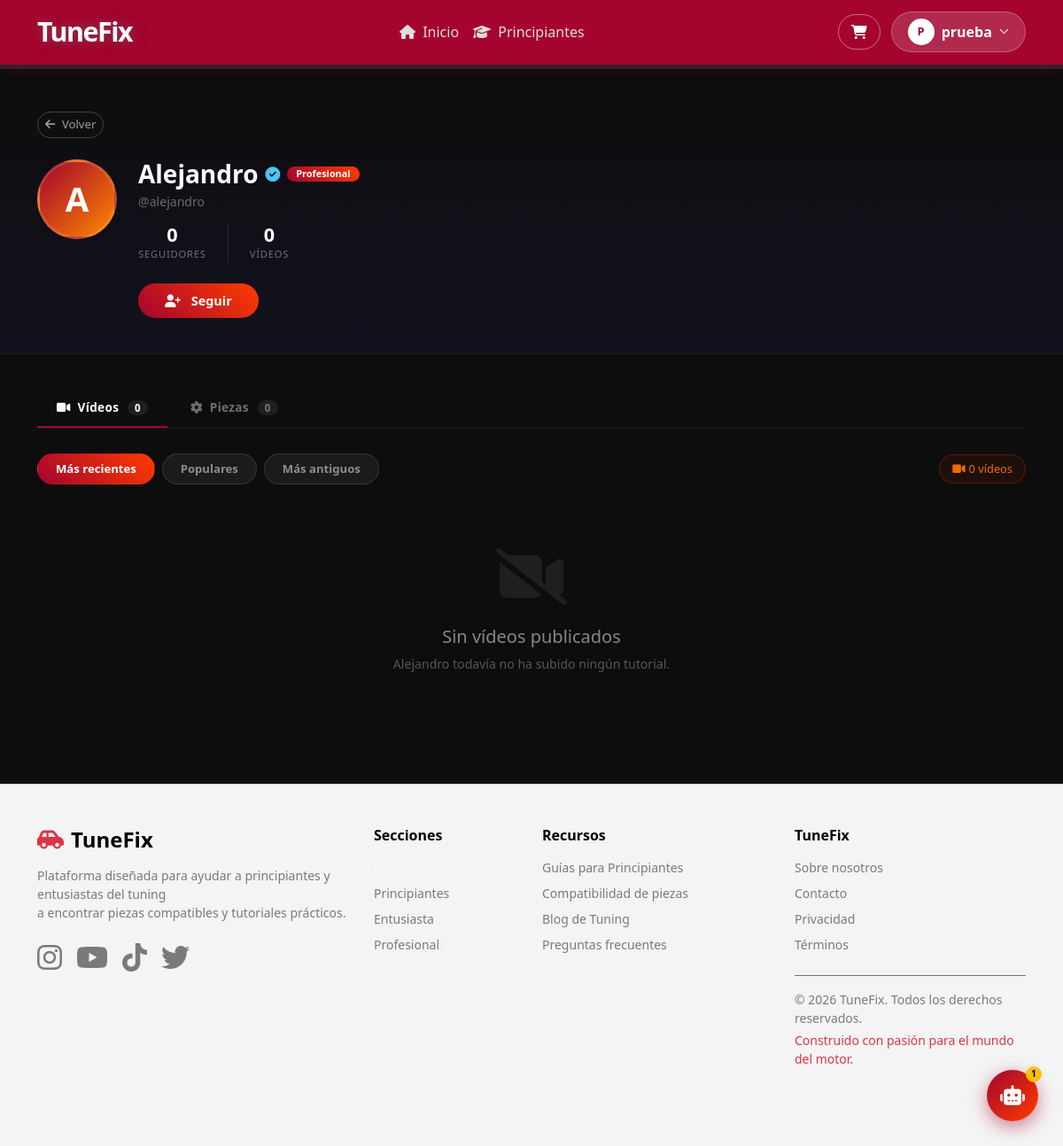
The app's page /perfil-usuario.php?id=15 (signed in), older data.
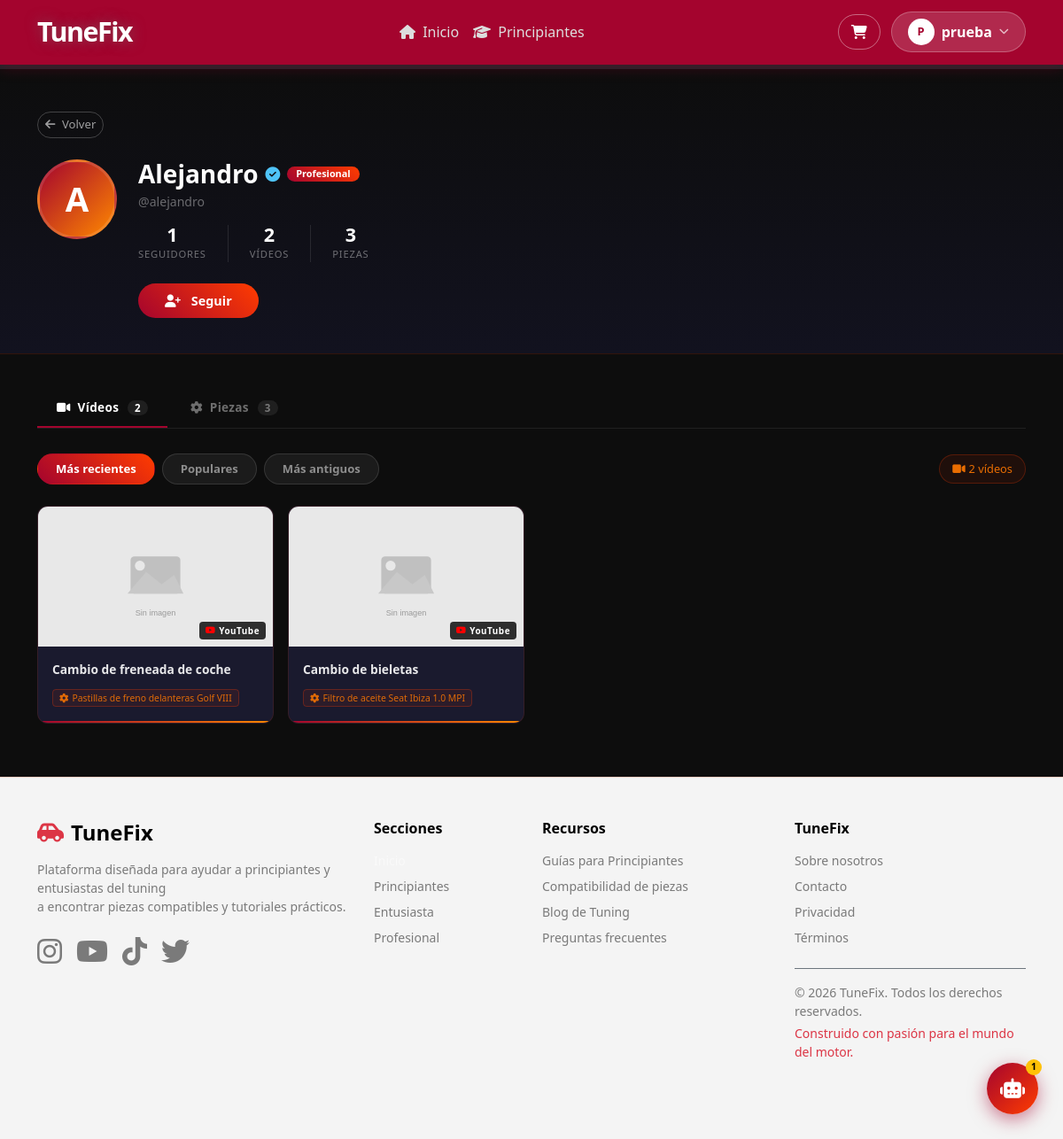
The same page, newer data.
### tables this page shows
CREATE TABLE `usuario` (
  `id` int(11) NOT NULL,
  `nombre` varchar(100) NOT NULL,
  `email` varchar(150) NOT NULL,
  `contrasenia` varchar(255) NOT NULL,
  `rol` enum('principiante','entusiasta','profesional') NOT NULL DEFAULT 'principiante',
  `token_verificacion` varchar(64) DEFAULT NULL,
  `email_verificado` tinyint(1) NOT NULL DEFAULT 1
);

CREATE TABLE `tutorial` (
  `id` int(11) NOT NULL,
  `usuario_id` int(11) DEFAULT NULL,
  `pieza_id` int(11) DEFAULT NULL,
  `motorizacion_id` int(11) DEFAULT NULL,
  `titulo` varchar(255) NOT NULL,
  `imagen` varchar(500) DEFAULT NULL,
  `youtube_id` varchar(50) DEFAULT NULL
);

CREATE TABLE `pieza` (
  `id` int(11) NOT NULL,
  `referencia` varchar(50) NOT NULL,
  `nombre` varchar(100) NOT NULL,
  `descripcion` text DEFAULT NULL,
  `imagen` varchar(255) NOT NULL,
  `url` varchar(255) DEFAULT NULL,
  `proveedor_id` int(11) DEFAULT NULL,
  `categoria` varchar(100) DEFAULT NULL,
  `estado_pieza` enum('nueva','usada_buena','usada_desgaste') DEFAULT 'nueva',
  `precio` decimal(10,2) DEFAULT 0.00,
  `stock` int(11) DEFAULT 0,
  `garantia` varchar(50) DEFAULT 'Sin garantía',
  `activa` tinyint(1) DEFAULT 1,
  `created_at` timestamp NOT NULL DEFAULT current_timestamp(),
  `subido_por` int(11) DEFAULT NULL
);

### controllers/PerfilUsuarioController.php (called while the page is built, shortened)
<?php
require_once __DIR__ . '/../models/UsuarioModel.php';
require_once __DIR__ . '/../models/TutorialModel.php';
require_once __DIR__ . '/../models/SeguimientoModel.php';
class PerfilUsuarioController
{
    private UsuarioModel     $usuarioModel;
    private TutorialModel    $tutorialModel;
    private SeguimientoModel $seguimientoModel;
    public function __construct()
    {
        $this->usuarioModel     = new UsuarioModel();
        $this->tutorialModel    = new TutorialModel();
        $this->seguimientoModel = new SeguimientoModel();
    }
    public function index(): void
    {
        $perfilId = (int) ($_GET['id'] ?? 0);
        $perfil = $this->usuarioModel->getById($perfilId);
        $tab    = in_array($_GET['tab'] ?? '', ['videos', 'piezas']) ? $_GET['tab'] : 'videos';
        $orden  = in_array($_GET['orden'] ?? '', ['recientes', 'populares', 'antiguos'])
                    ? $_GET['orden']
                    : 'recientes';
        $tutoriales      = $this->tutorialModel->getByUsuario($perfilId, $orden);
        $totalSeguidores = $this->seguimientoModel->contarSeguidores($perfilId);
        $miId       = isset($_SESSION['usuario_id']) ? (int) $_SESSION['usuario_id'] : null;
        $yoSigo     = $miId ? $this->seguimientoModel->estaSiguiendo($miId, $perfilId) : false;
        $esMiPerfil = $miId === $perfilId;
        $data = compact(
            'perfil', 'tutoriales', 'piezas',
            'totalVideos', 'totalPiezas', 'totalSeguidores',
            'miId', 'yoSigo', 'esMiPerfil', 'handle', 'orden', 'tab', 'perfilId', 'titulo'
        );
        $this->render('perfil-usuario/index', $data);
    }
    private function render(string $vista, array $data = []): void
    {
        extract($data);
        require_once __DIR__ . '/../views/layouts/header.php';
        require_once __DIR__ . '/../views/' . $vista . '.php';
        require_once __DIR__ . '/../views/layouts/footer.php';
    }
}

### perfil-usuario.php (called while the page is built, shortened)
<?php
require_once __DIR__ . '/controllers/PerfilUsuarioController.php';
$controller = new PerfilUsuarioController();
$controller->index();

### config/Database.php (called while the page is built)
<?php
class Database
{
    private static ?PDO $instance = null;
    private static string $host = 'localhost';
    private static string $dbname = 'tunefix';
    private static string $username = 'root';
    private static string $password = '';
    public static function getConnection(): PDO
    {
        if (self::$instance === null) {
            try {
                self::$instance = new PDO(
                    "mysql:host=" . self::$host . ";dbname=" . self::$dbname . ";charset=utf8mb4",
                    self::$username,
                    self::$password
                );
                self::$instance->setAttribute(PDO::ATTR_ERRMODE, PDO::ERRMODE_EXCEPTION);
                self::$instance->setAttribute(PDO::ATTR_DEFAULT_FETCH_MODE, PDO::FETCH_ASSOC);
            } catch (PDOException $e) {
                die("Error de conexión a la base de datos: " . $e->getMessage());
            }
        }
        return self::$instance;
    }
}

### models/UsuarioModel.php (called while the page is built, shortened)
<?php
require_once __DIR__ . '/../config/Database.php';
class UsuarioModel
{
    private PDO $pdo;
    public function __construct()
    {
        $this->pdo = Database::getConnection();
    }
    public function getById(int $id): array|false
    {
        $stmt = $this->pdo->prepare(
            "SELECT id, nombre, email, rol, email_verificado FROM usuario WHERE id = ? LIMIT 1"
        );
        $stmt->execute([$id]);
        return $stmt->fetch() ?: false;
    }
}

### models/SeguimientoModel.php (called while the page is built, shortened)
<?php
require_once __DIR__ . '/../config/Database.php';
class SeguimientoModel
{
    private PDO $pdo;
    public function __construct()
    {
        $this->pdo = Database::getConnection();
    }
    public function estaSiguiendo(int $seguidorId, int $profesionalId): bool
    {
        $stmt = $this->pdo->prepare(
            "SELECT 1 FROM seguimiento WHERE seguidor_id = ? AND profesional_id = ? LIMIT 1"
        );
        $stmt->execute([$seguidorId, $profesionalId]);
        return (bool) $stmt->fetchColumn();
    }
    public function contarSeguidores(int $profesionalId): int
    {
        $stmt = $this->pdo->prepare(
            "SELECT COUNT(*) FROM seguimiento WHERE profesional_id = ?"
        );
        $stmt->execute([$profesionalId]);
        return (int) $stmt->fetchColumn();
    }
}

### models/TutorialModel.php (called while the page is built, shortened)
<?php
require_once __DIR__ . '/../config/Database.php';
class TutorialModel {
    private PDO $pdo;
    public function __construct() {
        $this->pdo = Database::getConnection();
    }
    public function getByUsuario(int $usuarioId, string $orden = 'recientes'): array
    {
        $orderBy = match($orden) {
            'antiguos'  => 't.id ASC',
            'populares' => 't.titulo ASC',
            default     => 't.id DESC',
        };
        $stmt = $this->pdo->prepare(
            "SELECT t.id, t.titulo, t.imagen, t.youtube_id, t.pieza_id, p.nombre AS pieza_nombre
             FROM tutorial t
             LEFT JOIN pieza p ON t.pieza_id = p.id
             WHERE t.usuario_id = ?
             ORDER BY {$orderBy}"
        );
        $stmt->execute([$usuarioId]);
        return $stmt->fetchAll();
    }
}

### views/perfil-usuario/index.php (the view, shortened to what the rows shown need)
<section class="perfil-hero">
  <div class="container">
    <div class="d-flex flex-column flex-md-row align-items-center align-items-md-start gap-4">
      <div class="perfil-avatar">
        <?= mb_strtoupper(mb_substr(htmlspecialchars($perfil['nombre']), 0, 1)) ?>
      </div>
      <div class="flex-grow-1 text-center text-md-start">
        <div class="d-flex align-items-center gap-2 justify-content-center justify-content-md-start flex-wrap mb-1">
          <h2 class="text-white fw-bold mb-0 fs-3">
            <?= htmlspecialchars($perfil['nombre']) ?>
          </h2>
          <?php if ($perfil['email_verificado']): ?>
            <span class="perfil-verificado" title="Verificado">
              <i class="fas fa-circle-check"></i>
            </span>
          <?php endif; ?>
          <?php if ($perfil['rol'] === 'profesional'): ?>
            <span class="badge rol-badge">Profesional</span>
          <?php elseif ($perfil['rol'] === 'entusiasta'): ?>
            <span class="badge" style="background:rgba(255,136,0,0.2);border:1px solid rgba(255,136,0,0.4);color:#ff8800;font-size:0.68rem;border-radius:50px;padding:3px 10px;">Entusiasta</span>
          <?php endif; ?>
        </div>
        <div class="mb-3" style="color:rgba(255,255,255,0.38);font-size:0.88rem;">
        </div>
        <div class="d-flex gap-4 justify-content-center justify-content-md-start align-items-center mb-4">
        </div>
        <?php if ($esMiPerfil): ?>
          <a href="perfil.php"
             class="btn"
             style="border:1px solid rgba(255,255,255,0.22);color:rgba(255,255,255,0.75);border-radius:50px;padding:9px 28px;font-size:0.9rem;font-weight:600;">
            <i class="fas fa-pen me-2"></i>Editar perfil
          </a>
        <?php else: ?>
          <button id="btn-seguir-perfil"
                  class="btn <?= $yoSigo ? 'btn-siguiendo-perfil' : 'btn-seguir-perfil' ?>"
                  data-id="<?= $perfilId ?>"
                  data-siguiendo="<?= $yoSigo ? '1' : '0' ?>"
                  onclick="toggleSeguirPerfil(this)">
          </button>
        <?php endif; ?>
      </div>
    </div>
  </div>
</section>
<section class="videos-section">
  <div class="container">
    <?php if ($tab === 'videos'): ?>
    <?php if (empty($tutoriales)): ?>
      <div class="text-center py-5">
        <i class="fas fa-video-slash fa-4x empty-icon-dark mb-4 d-block"></i>
        <h5 class="text-white-50">Sin vídeos publicados</h5>
        <p style="color:rgba(255,255,255,0.3);font-size:0.88rem;">
          <?= htmlspecialchars($perfil['nombre']) ?> todavía no ha subido ningún tutorial.
        </p>
      </div>
    <?php else: ?>
      <div class="row g-3">
        <?php foreach ($tutoriales as $t): ?>
          <?php
            $ytId  = $t['youtube_id'] ?? '';
            $thumb = $ytId
              ? "https://img.youtube.com/vi/{$ytId}/hqdefault.jpg"
              : (!empty($t['imagen']) ? $t['imagen'] : 'public/img/no-image.svg');
            $pieza = $t['pieza_nombre'] ?? 'General';
          ?>
          <div class="col-6 col-md-4 col-lg-3">
            <div class="card-video-perfil"
                 onclick="verVideoP('<?= htmlspecialchars($ytId, ENT_QUOTES) ?>', '<?= htmlspecialchars($t['titulo'], ENT_QUOTES) ?>')">
              <div class="img-wrap">
                <img src="<?= htmlspecialchars($thumb) ?>"
                     alt="<?= htmlspecialchars($t['titulo']) ?>"
                     onerror="this.onerror=null;this.src='public/img/no-image.svg'">
                <div class="play-overlay-dark">
                </div>
                <?php if ($ytId): ?>
                  <div class="yt-badge-dark"><i class="fab fa-youtube" style="color:#ff0000;"></i> YouTube</div>
                <?php endif; ?>
              </div>
              <div class="p-3">
                <div class="video-title mb-2"><?= htmlspecialchars($t['titulo']) ?></div>
                <span class="badge-pieza-dark"><i class="fas fa-cog me-1"></i><?= htmlspecialchars($pieza) ?></span>
              </div>
              <div class="video-acento"></div>
            </div>
          </div>
        <?php endforeach; ?>
      </div>
    <?php endif; ?>
    <?php endif; ?>
  </div>
</section>

Row changes from the older to the newer data that the page shows:
shown differently, row unchanged: usuario "Alejandro": nombre "Alejandro" → (not shown)
added tutorial: youtube_id "9txyFKcsavI" (drawn), titulo "Cambio de freneada de coche", pieza.nombre "Pastillas de freno delanteras Golf VIII"
added tutorial: youtube_id "esuREDpPVK0" (drawn), titulo "Cambio de bieletas", pieza.nombre "Filtro de aceite Seat Ibiza 1.0 MPI"
Text that changed along with them:
$totalSeguidores: "0" → "1"
$totalVideos: "0" → "2"
$totalPiezas: (not shown) → "3"
$totalPiezas: "0" → "3"
text no longer shown: "Sin vídeos publicados todavía no ha subido ningún tutorial."
text now shown: "PIEZAS"
